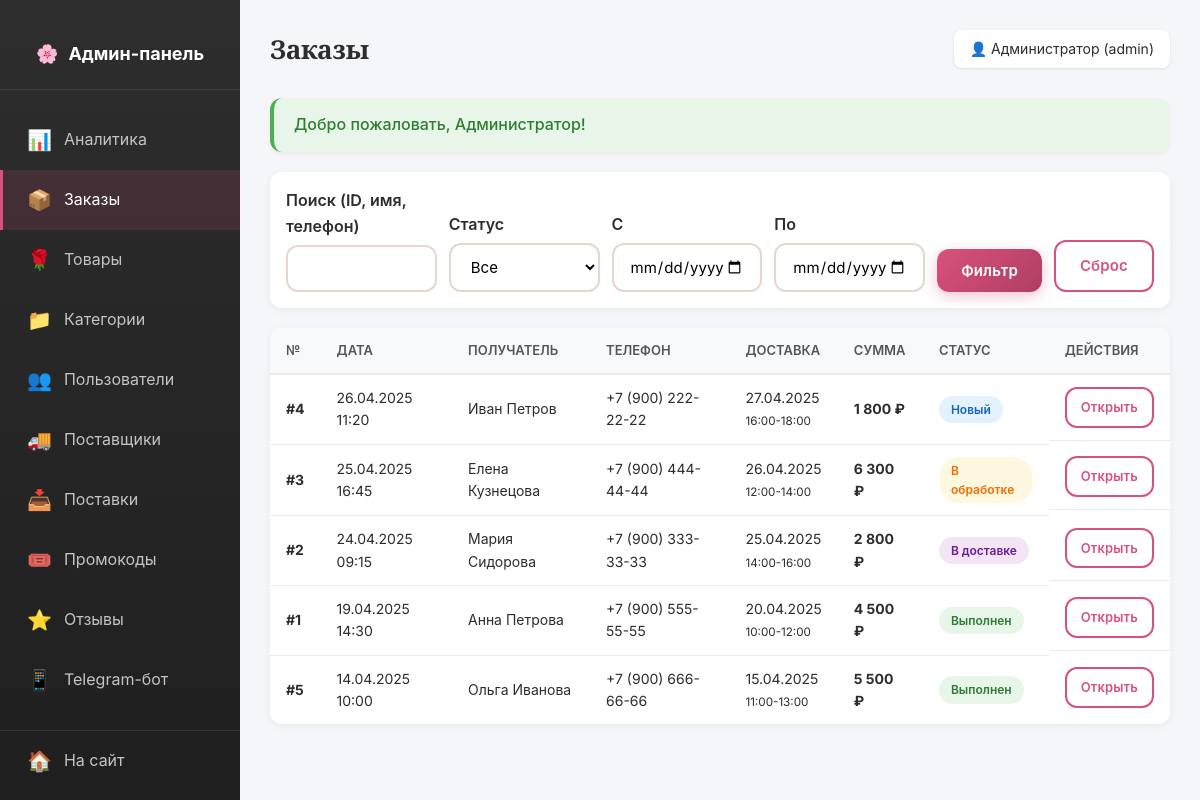
The app's page /admin/orders.php (signed in) with its own data.
### tables this page shows
CREATE TABLE `users` (
  `id` INT(11) NOT NULL AUTO_INCREMENT,
  `name` VARCHAR(100) NOT NULL COMMENT 'Имя пользователя',
  `email` VARCHAR(100) NOT NULL UNIQUE COMMENT 'Email (логин)',
  `phone` VARCHAR(20) DEFAULT NULL COMMENT 'Телефон',
  `password_hash` VARCHAR(255) NOT NULL COMMENT 'Хеш пароля',
  `role` ENUM('admin','manager','client') NOT NULL DEFAULT 'client' COMMENT 'Роль пользователя',
  `created_at` TIMESTAMP NOT NULL DEFAULT CURRENT_TIMESTAMP,
  PRIMARY KEY (`id`),
  KEY `idx_email` (`email`),
  KEY `idx_role` (`role`)
);

CREATE TABLE `orders` (
  `id` INT(11) NOT NULL AUTO_INCREMENT,
  `user_id` INT(11) DEFAULT NULL COMMENT 'ID пользователя (NULL для гостей)',
  `total_amount` DECIMAL(10,2) NOT NULL DEFAULT 0.00 COMMENT 'Сумма заказа',
  `status` ENUM('new','processing','delivery','completed','cancelled') NOT NULL DEFAULT 'new' COMMENT 'Статус заказа',
  `delivery_address` VARCHAR(500) NOT NULL COMMENT 'Адрес доставки',
  `delivery_date` DATE NOT NULL COMMENT 'Дата доставки',
  `delivery_time` VARCHAR(50) DEFAULT NULL COMMENT 'Время доставки',
  `recipient_name` VARCHAR(100) NOT NULL COMMENT 'Имя получателя',
  `recipient_phone` VARCHAR(20) NOT NULL COMMENT 'Телефон получателя',
  `payment_method` ENUM('cash','card','online') NOT NULL DEFAULT 'cash' COMMENT 'Способ оплаты',
  `comment` TEXT DEFAULT NULL COMMENT 'Комментарий',
  `promocode_id` INT(11) DEFAULT NULL COMMENT 'Применённый промокод',
  `created_at` TIMESTAMP NOT NULL DEFAULT CURRENT_TIMESTAMP,
  PRIMARY KEY (`id`),
  KEY `idx_user` (`user_id`),
  KEY `idx_status` (`status`),
  KEY `idx_created` (`created_at`),
  CONSTRAINT `fk_orders_user` FOREIGN KEY (`user_id`) REFERENCES `users` (`id`) ON DELETE SET NULL
);

### includes/functions.php (called while the page is built, shortened)
<?php
function e(string $string): string
{
    return htmlspecialchars($string ?? '', ENT_QUOTES | ENT_HTML5, 'UTF-8');
}
function clean(string $string): string
{
    return trim(strip_tags($string));
}
function isLoggedIn(): bool
{
    return !empty($_SESSION['user_id']);
}
function currentUserId(): ?int
{
    return $_SESSION['user_id'] ?? null;
}
function currentUser(): ?array
{
    static $user = null;
    if ($user === null) {
        $user = db()->fetchOne(
            "SELECT * FROM users WHERE id = ?",
            [currentUserId()]
        );
    }
    return $user;
}
function isAdmin(): bool
{
    $user = currentUser();
    return $user && in_array($user['role'], ['admin', 'manager']);
}
function requireAdmin(): void
{
    if (!isAdmin()) {
        header('Location: /login.php');
        exit;
    }
}
function getFlash(string $type): ?string
{
    if (isset($_SESSION['flash'][$type])) {
        $msg = $_SESSION['flash'][$type];
        return $msg;
    }
    return null;
}
function formatPrice($price): string
{
    return number_format((float)$price, 0, '.', ' ') . ' ₽';
}
function orderStatusName(string $status): string
{
    $names = [
        'new' => 'Новый',
        'processing' => 'В обработке',
        'delivery' => 'В доставке',
        'completed' => 'Выполнен',
        'cancelled' => 'Отменён'
    ];
    return $names[$status] ?? $status;
}
function orderStatusClass(string $status): string
{
    $classes = [
        'new' => 'status-new',
        'processing' => 'status-processing',
        'delivery' => 'status-delivery',
        'completed' => 'status-completed',
        'cancelled' => 'status-cancelled'
    ];
    return $classes[$status] ?? '';
}

### includes/db.php (called while the page is built, shortened)
<?php
class Database
{
    private static ?Database $instance = null;
    private PDO $pdo;
    private function __construct()
    {
        try {
            $dsn = 'mysql:host=' . DB_HOST . ';dbname=' . DB_NAME . ';charset=' . DB_CHARSET;
            $options = [
                PDO::ATTR_ERRMODE => PDO::ERRMODE_EXCEPTION,
                PDO::ATTR_DEFAULT_FETCH_MODE => PDO::FETCH_ASSOC,
                PDO::ATTR_EMULATE_PREPARES => false,
                PDO::MYSQL_ATTR_INIT_COMMAND => "SET NAMES utf8mb4 COLLATE utf8mb4_unicode_ci"
            ];
            $this->pdo = new PDO($dsn, DB_USER, DB_PASS, $options);
        } catch (PDOException $e) {
            if (DEBUG_MODE) {
                die('Ошибка подключения к БД: ' . $e->getMessage());
            } else {
                die('Ошибка подключения к базе данных. Обратитесь к администратору.');
            }
        }
    }
    public static function getInstance(): Database
    {
        if (self::$instance === null) {
            self::$instance = new self();
        }
        return self::$instance;
    }
    public function query(string $sql, array $params = []): PDOStatement
    {
        try {
            $stmt = $this->pdo->prepare($sql);
            $stmt->execute($params);
            return $stmt;
        } catch (PDOException $e) {
            if (DEBUG_MODE) {
                die('Ошибка SQL: ' . $e->getMessage() . '<br>SQL: ' . $sql);
            } else {
                die('Произошла ошибка при работе с базой данных.');
            }
        }
    }
    public function fetchOne(string $sql, array $params = []): ?array
    {
        $stmt = $this->query($sql, $params);
        $result = $stmt->fetch();
        return $result ?: null;
    }
    public function fetchAll(string $sql, array $params = []): array
    {
        return $this->query($sql, $params)->fetchAll();
    }
}
function db(): Database
{
    return Database::getInstance();
}

### admin/orders.php (the view, shortened to what this page needs)
<?php
require_once __DIR__ . '/../includes/db.php';
require_once __DIR__ . '/../includes/functions.php';
$pageTitle = 'Заказы';
    ?>
    <?php
$dateFrom = clean($_GET['date_from'] ?? '');
$dateTo = clean($_GET['date_to'] ?? '');
$search = clean($_GET['search'] ?? '');
$where = ['1=1'];
$params = [];
$whereSQL = implode(' AND ', $where);
$orders = db()->fetchAll(
    "SELECT o.*, u.name AS user_name
     FROM orders o
     LEFT JOIN users u ON o.user_id = u.id
     WHERE $whereSQL
     ORDER BY o.created_at DESC",
    $params
);
include __DIR__ . '/_header.php';
?>
<form method="GET" class="admin-filters">
    <div class="form__group">
        <label class="form__label">Поиск (ID, имя, телефон)</label>
        <input type="text" name="search" class="form__input" value="<?= e($search) ?>">
    </div>
    <div class="form__group">
        <label class="form__label">Статус</label>
        <select name="status" class="form__select">
            <option value="">Все</option>
        </select>
    </div>
    <div class="form__group">
        <label class="form__label">С</label>
        <input type="date" name="date_from" class="form__input" value="<?= e($dateFrom) ?>">
    </div>
    <div class="form__group">
        <label class="form__label">По</label>
        <input type="date" name="date_to" class="form__input" value="<?= e($dateTo) ?>">
    </div>
    <button type="submit" class="btn btn--primary">Фильтр</button>
    <a href="?" class="btn btn--outline">Сброс</a>
</form>
<table class="admin-table">
    <thead>
        <tr>
            <th>№</th>
            <th>Дата</th>
            <th>Получатель</th>
            <th>Телефон</th>
            <th>Доставка</th>
            <th>Сумма</th>
            <th>Статус</th>
            <th>Действия</th>
        </tr>
    </thead>
    <tbody>
    <?php if (empty($orders)): ?>
        <tr><td colspan="8" class="text-center" style="padding: 30px;">Заказов не найдено</td></tr>
    <?php else: ?>
        <?php foreach ($orders as $o): ?>
            <tr>
                <td><strong>#<?= $o['id'] ?></strong></td>
                <td><?= date('d.m.Y H:i', strtotime($o['created_at'])) ?></td>
                <td><?= e($o['recipient_name']) ?></td>
                <td><?= e($o['recipient_phone']) ?></td>
                <td><?= date('d.m.Y', strtotime($o['delivery_date'])) ?><br><small><?= e($o['delivery_time']) ?></small></td>
                <td><strong><?= formatPrice($o['total_amount']) ?></strong></td>
                <td><span class="status-badge <?= orderStatusClass($o['status']) ?>"><?= e(orderStatusName($o['status'])) ?></span></td>
                <td class="admin-table__actions">
                    <a href="?view=<?= $o['id'] ?>" class="btn btn--outline btn--small">Открыть</a>
                </td>
            </tr>
        <?php endforeach; ?>
    <?php endif; ?>
    </tbody>
</table>
<?php include __DIR__ . '/_footer.php'; ?>

### admin/_header.php (shortened to what this page needs)
<?php
requireAdmin();
$user = currentUser();
$currentPage = basename($_SERVER['PHP_SELF'], '.php');
?>
<!DOCTYPE html>
<html lang="ru">
<head>
    <link rel="stylesheet" href="/assets/css/style.css">
    <link rel="stylesheet" href="/assets/css/admin.css">
</head>
<body>
<div class="admin-layout">
    <aside class="admin-sidebar">
        <div class="admin-sidebar__logo">
            <a href="/admin/">
                🌸 <span>Админ-панель</span>
            </a>
        </div>
        <ul class="admin-menu">
            <li>
                <a href="/admin/" class="admin-menu__item <?= $currentPage === 'index' ? 'active' : '' ?>">
                    <span class="admin-menu__icon">📊</span>
                    <span>Аналитика</span>
                </a>
            </li>
            <li>
                <a href="/admin/orders.php" class="admin-menu__item <?= $currentPage === 'orders' ? 'active' : '' ?>">
                    <span class="admin-menu__icon">📦</span>
                    <span>Заказы</span>
                </a>
            </li>
            <li>
                <a href="/admin/products.php" class="admin-menu__item <?= in_array($currentPage, ['products', 'product_edit']) ? 'active' : '' ?>">
                    <span class="admin-menu__icon">🌹</span>
                    <span>Товары</span>
                </a>
            </li>
            <li>
                <a href="/admin/categories.php" class="admin-menu__item <?= $currentPage === 'categories' ? 'active' : '' ?>">
                    <span class="admin-menu__icon">📁</span>
                    <span>Категории</span>
                </a>
            </li>
            <li>
                <a href="/admin/users.php" class="admin-menu__item <?= $currentPage === 'users' ? 'active' : '' ?>">
                    <span class="admin-menu__icon">👥</span>
                    <span>Пользователи</span>
                </a>
            </li>
            <li>
                <a href="/admin/suppliers.php" class="admin-menu__item <?= in_array($currentPage, ['suppliers', 'deliveries']) ? 'active' : '' ?>">
                    <span class="admin-menu__icon">🚚</span>
                    <span>Поставщики</span>
                </a>
            </li>
            <li>
                <a href="/admin/deliveries.php" class="admin-menu__item <?= $currentPage === 'deliveries' ? 'active' : '' ?>">
                    <span class="admin-menu__icon">📥</span>
                    <span>Поставки</span>
                </a>
            </li>
            <li>
                <a href="/admin/promocodes.php" class="admin-menu__item <?= $currentPage === 'promocodes' ? 'active' : '' ?>">
                    <span class="admin-menu__icon">🎟️</span>
                    <span>Промокоды</span>
                </a>
            </li>
            <li>
                <a href="/admin/reviews.php" class="admin-menu__item <?= $currentPage === 'reviews' ? 'active' : '' ?>">
                    <span class="admin-menu__icon">⭐</span>
                    <span>Отзывы</span>
                </a>
            </li>
            <li>
                <a href="/admin/telegram.php" class="admin-menu__item <?= $currentPage === 'telegram' ? 'active' : '' ?>">
                    <span class="admin-menu__icon">📱</span>
                    <span>Telegram-бот</span>
                </a>
            </li>
            <li style="border-top: 1px solid rgba(255,255,255,0.1); margin-top: 20px;">
                <a href="/" class="admin-menu__item">
                    <span class="admin-menu__icon">🏠</span>
                    <span>На сайт</span>
                </a>
            </li>
            <li>
                <a href="/logout.php" class="admin-menu__item">
                </a>
            </li>
        </ul>
    </aside>
    <main class="admin-content">
        <div class="admin-header">
            <h1 class="admin-header__title"><?= isset($pageTitle) ? e($pageTitle) : 'Админ-панель' ?></h1>
            <div class="admin-header__user">
                👤 <?= e($user['name']) ?> (<?= e($user['role']) ?>)
            </div>
        </div>
        <?php if ($flash = getFlash('success')): ?>
            <div class="flash flash--success"><?= e($flash) ?></div>
        <?php endif; ?>

### assets/css/style.css (style rules this page uses)
:root { --color-primary: #d8527c; --color-primary-dark: #b03d63; --color-primary-light: #f7d6e2; --color-secondary: #6b8e6e; --color-secondary-dark: #4f6e52; --color-accent: #f4a8c4; --color-bg: #fdf8f5; --color-bg-alt: #faf0eb; --color-text: #2d2d2d; --color-text-muted: #6b6b6b; --color-border: #e8d5d0; --color-white: #ffffff; --color-success: #4caf50; --color-error: #f44336; --color-warning: #ff9800; --shadow-sm: 0 2px 4px rgba(216, 82, 124, 0.08); --shadow-md: 0 4px 12px rgba(216, 82, 124, 0.12); --shadow-lg: 0 8px 24px rgba(216, 82, 124, 0.16); --shadow-xl: 0 16px 48px rgba(216, 82, 124, 0.20); --radius-sm: 6px; --radius-md: 12px; --radius-lg: 20px; --transition: all 0.25s cubic-bezier(0.4, 0, 0.2, 1); --transition-slow: all 0.4s cubic-bezier(0.4, 0, 0.2, 1); --font-heading: 'Playfair Display', Georgia, serif; --font-body: 'Inter', -apple-system, BlinkMacSystemFont, 'Segoe UI', sans-serif; --font-accent: 'Caveat', cursive; }
*, *::before, *::after { box-sizing: border-box; margin: 0; padding: 0; }
html { scroll-behavior: smooth; }
body { font-family: var(--font-body); color: var(--color-text); background: var(--color-bg); line-height: 1.6; min-height: 100vh; display: flex; flex-direction: column; -webkit-font-smoothing: antialiased; -moz-osx-font-smoothing: grayscale; }
h1, h2, h3, h4, h5, h6 { font-family: var(--font-heading); font-weight: 700; letter-spacing: -0.01em; line-height: 1.2; }
a { color: var(--color-primary); text-decoration: none; transition: var(--transition); }
button { cursor: pointer; font-family: inherit; }
input, textarea, select { font-family: inherit; }
.flash { margin: 20px auto; padding: 14px 20px; border-radius: var(--radius-md); font-weight: 500; }
.flash--success { background: #e8f5e9; color: #2e7d32; border-left: 4px solid var(--color-success); }
.btn { display: inline-flex; align-items: center; justify-content: center; gap: 8px; padding: 12px 24px; border-radius: var(--radius-md); border: none; font-size: 15px; font-weight: 600; cursor: pointer; transition: var(--transition); text-align: center; }
.btn--primary { background: var(--color-primary); color: var(--color-white); }
.btn--outline { background: transparent; color: var(--color-primary); border: 2px solid var(--color-primary); }
.btn--small { padding: 8px 14px; font-size: 13px; }
.form__group { margin-bottom: 20px; }
.form__label { display: block; font-weight: 600; margin-bottom: 6px; color: var(--color-text); }
.form__input, .form__textarea, .form__select { width: 100%; padding: 12px 16px; border: 2px solid var(--color-border); border-radius: var(--radius-md); font-size: 15px; transition: var(--transition); outline: none; background: var(--color-white); }
.status-badge { display: inline-block; padding: 4px 12px; border-radius: 20px; font-size: 12px; font-weight: 600; }
.status-new { background: #e3f2fd; color: #1565c0; }
.status-processing { background: #fff8e1; color: #ef6c00; }
.status-delivery { background: #f3e5f5; color: #6a1b9a; }
.status-completed { background: #e8f5e9; color: #2e7d32; }
.btn { position: relative; overflow: hidden; font-family: var(--font-body); font-weight: 600; letter-spacing: 0.01em; transition: var(--transition); isolation: isolate; }
.btn::before { content: ''; position: absolute; inset: 0; background: linear-gradient(120deg, transparent, rgba(255,255,255,0.3), transparent); transform: translateX(-100%); transition: transform 0.6s; z-index: -1; }
.btn--primary { background: linear-gradient(135deg, var(--color-primary) 0%, var(--color-primary-dark) 100%); box-shadow: 0 4px 14px rgba(216, 82, 124, 0.35); }
.form__input, .form__select, .form__textarea { transition: all 0.3s; font-family: var(--font-body); }
.flash { animation: slideInTop 0.4s ease-out; border-radius: var(--radius-md); box-shadow: var(--shadow-sm); }

### records on screen
users: name "Администратор", role "admin"
orders: id "4", created_at "26.04.2025 11:20", recipient_name "Иван Петров", recipient_phone "+7 (900) 222-22-22", delivery_date "27.04.2025", delivery_time "16:00-18:00", total_amount "1 800 ₽", status "Новый"
orders: id "3", created_at "25.04.2025 16:45", recipient_name "Елена Кузнецова", recipient_phone "+7 (900) 444-44-44", delivery_date "26.04.2025", delivery_time "12:00-14:00", total_amount "6 300 ₽", status "В обработке"
orders: id "2", created_at "24.04.2025 09:15", recipient_name "Мария Сидорова", recipient_phone "+7 (900) 333-33-33", delivery_date "25.04.2025", delivery_time "14:00-16:00", total_amount "2 800 ₽", status "В доставке"
orders: id "1", created_at "19.04.2025 14:30", recipient_name "Анна Петрова", recipient_phone "+7 (900) 555-55-55", delivery_date "20.04.2025", delivery_time "10:00-12:00", total_amount "4 500 ₽", status "Выполнен"
orders: id "5", created_at "14.04.2025 10:00", recipient_name "Ольга Иванова", recipient_phone "+7 (900) 666-66-66", delivery_date "15.04.2025", delivery_time "11:00-13:00", total_amount "5 500 ₽", status "Выполнен"

### other values on screen
$pageTitle "Заказы"
$flash "Добро пожаловать, Администратор!"
